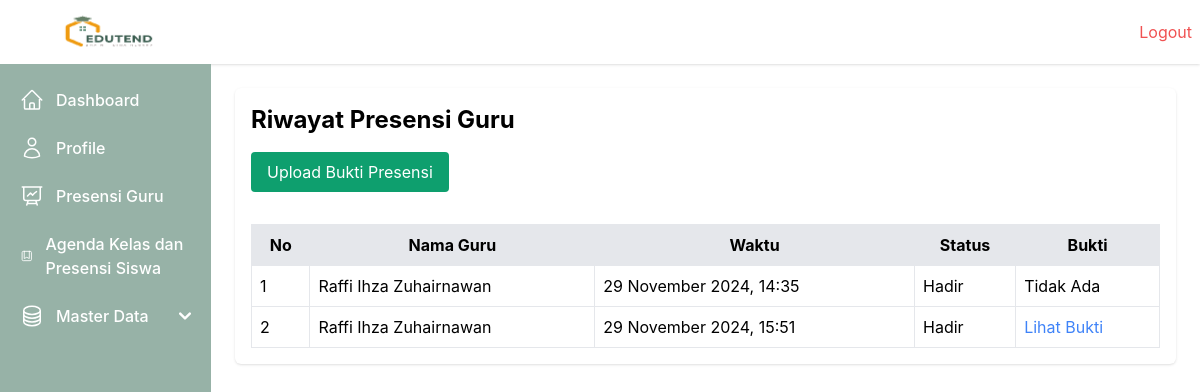
/absensi_guru/ (signed in), run on an earlier commit of the app's database.
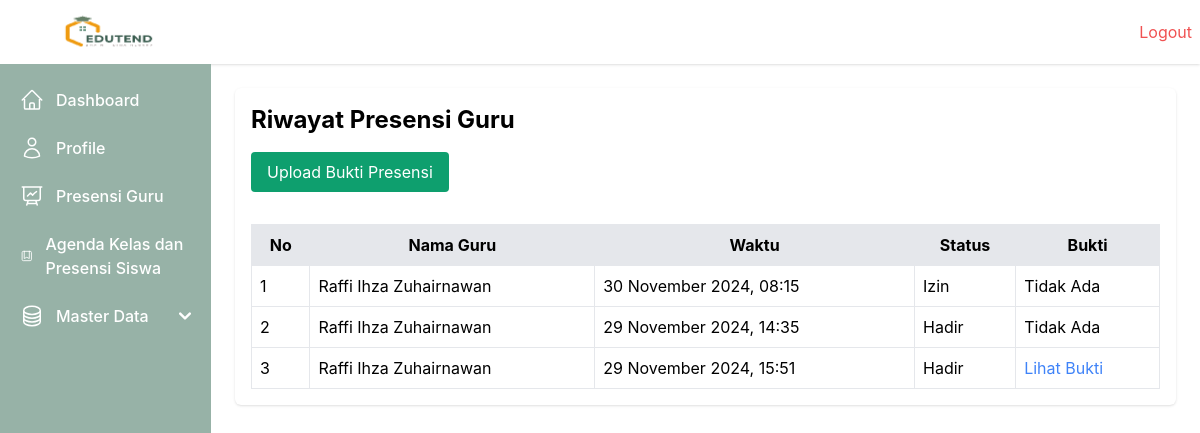
And on a later commit of the database.
### webabsensi/models.py (models this page shows, shortened)
class AttendanceGuru(models.Model):
    STATUS_CHOICES = [
        ('Hadir', 'Hadir'),
        ('Sakit', 'Sakit'),
        ('Izin', 'Izin'),
        ('Cuti', 'Cuti'),
    ]
    id_guru = models.ForeignKey(User, on_delete=models.CASCADE, limit_choices_to={'role': 'Guru'})
    tanggal = models.DateField()
    status = models.CharField(max_length=10, choices=STATUS_CHOICES)
    bukti = models.FileField(upload_to='bukti_absensi/', blank=True, null=True)
    created_at = models.DateTimeField(auto_now_add=True)
    updated_at = models.DateTimeField(auto_now=True)

class User(models.Model):
    ROLE_CHOICES = [
        ('Tata Usaha', 'Tata Usaha'),
        ('Guru', 'Guru'),
        ('Kepala Sekolah', 'Kepala Sekolah'),
    ]
    GENDER_CHOICES = [
        ('L', 'Laki-laki'),
        ('P', 'Perempuan'),
    ]
    nip = models.CharField(max_length=20, unique=True)
    email = models.EmailField(unique=True)
    password = models.CharField(max_length=255)
    nama = models.CharField(max_length=50)
    gender = models.CharField(max_length=1, choices=GENDER_CHOICES)
    role = models.CharField(max_length=20, choices=ROLE_CHOICES)
    no_telepon = models.CharField(max_length=15)
    created_at = models.DateTimeField(auto_now_add=True)
    updated_at = models.DateTimeField(auto_now=True)

### webabsensi/views.py (the view)
    def wrapper(request, *args, **kwargs):
        user_id = request.session.get('user_id')
        if not user_id:
            messages.error(request, 'Anda harus login terlebih dahulu.')
            return redirect('login')
        return view_func(request, *args, **kwargs)

### webabsensi/views.py (called while the page is built)
def login_required(view_func):
    def wrapper(request, *args, **kwargs):
        user_id = request.session.get('user_id')
        if not user_id:
            messages.error(request, 'Anda harus login terlebih dahulu.')
            return redirect('login')
        return view_func(request, *args, **kwargs)
    return wrapper

@login_required
def manage_attendance_guru(request):
    user = User.objects.get(id=request.session.get('user_id'))
    attendance_records = AttendanceGuru.objects.filter(id_guru_id=request.session['user_id']).order_by('-tanggal')
    context = {
        'attendance_records': attendance_records,
        'user': user
        }
    return render(request, 'attendance_guru/manage_attendance_guru.html', context)

### webabsensi/templates/attendance_guru/manage_attendance_guru.html (shortened to what this page needs)
{% extends 'base.html' %} {% block content %}
<div class="">
  <h1 class="text-2xl font-bold mb-4">Riwayat Presensi Guru</h1>
  <a
    href="{% url 'add_attendance_guru' %}"
    class="bg-green-500 text-white px-4 py-2 rounded mb-4 inline-block"
    >Upload Bukti Presensi</a
  >
  <table id="attendance-table" class="w-full mt-4 border">
    <thead class="bg-gray-200">
      <tr>
        <th class="p-2 border">No</th>
        <th class="p-2 border">Nama Guru</th>
        <th class="p-2 border">Waktu</th>
        <th class="p-2 border">Status</th>
        <th class="p-2 border">Bukti</th>
      </tr>
    </thead>
    <tbody>
      {% for record in attendance_records %}
      <tr>
        <td class="p-2 border">{{ forloop.counter }}</td>
        <td class="p-2 border">{{ record.id_guru.nama }}</td>
        <td class="p-2 border">{{ record.created_at|date:"d F Y, H:i" }}</td>
        <td class="p-2 border">{{ record.status }}</td>
        <td class="p-2 border">
          {% if record.bukti %}
          <a href="{{ record.bukti.url }}" target="_blank" class="text-blue-500"
            >Lihat Bukti</a
          >
          {% else %} Tidak Ada {% endif %}
        </td>
      </tr>
      {% endfor %}
    </tbody>
  </table>
</div>
{% endblock %}

What changed in the data, as far as the page shows it:
added AttendanceGuru: id_guru.nama "Raffi Ihza Zuhairnawan", created_at "30 November 2024, 08:15", status "Izin", bukti "Tidak Ada"
